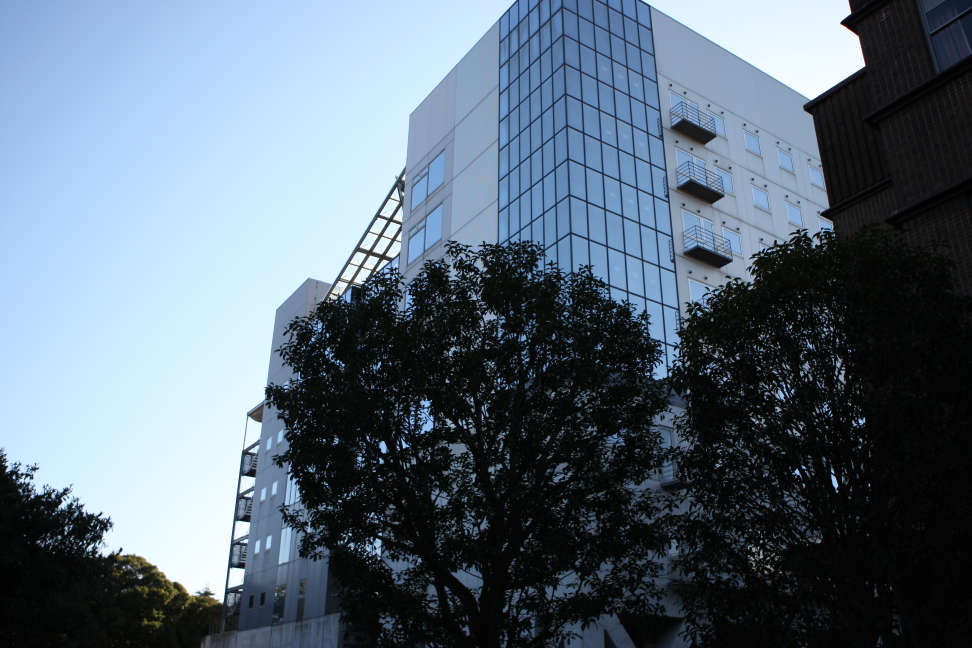
#> input picture HW1/resources/im030.jpg, 3888 x 2592 px (shown at 1/4 size)
$ python f01.py
#> lines starting #> are read from the running program, lines starting #| are printed output that depends on the picture
### HW1/Exercise_1/helper.py
import math
import numpy as np
import cv2


# [4 lines left out: function show_image, not called in this run]


def gamma_function(source_image, alpha):
    return pow(source_image / 255.0, alpha) * 255.0


def logarithm_function(source_image, alpha):
    return np.vectorize(lambda x: (255 * math.log(1 + alpha * x)) / math.log(1 + 255 * alpha))(source_image)

### HW1/Exercise_1/f01.py
import numpy as np
import cv2
from HW1.Exercise_1.helper import gamma_function, logarithm_function, show_image

# read source image
source_image = cv2.imread(filename='../resources/im030.jpg')
#> source_image is the input picture: shape (2592, 3888, 3); mean B, G, R 122.2, 107.8, 92.2

# apply gamma function on source image
result_image = np.array(gamma_function(source_image, alpha=0.5), dtype='uint8')
#> in gamma_function, `return pow(source_image / 255.0, alpha) * 255.0`:
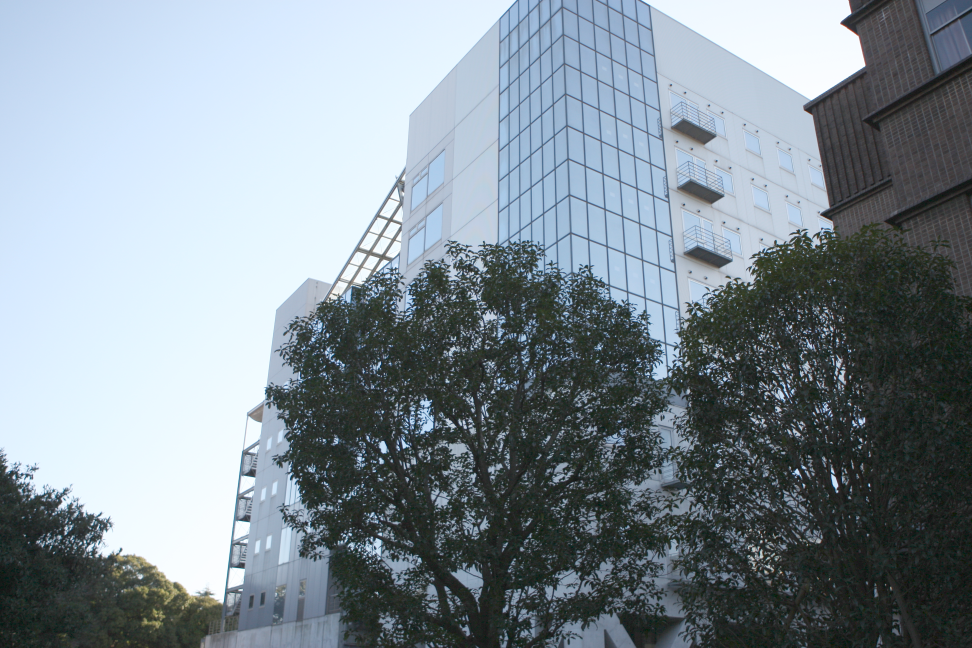
#> returned value: shape (2592, 3888, 3) float64 (shown at 1/4 size); mean of channels 0, 1, 2 150.2, 142, 129.9; drawn as B, G, R

# apply logarithm function on source image
# result_image = np.array(logarithm_function(source_image, alpha=0.6), dtype='uint8')

# # To show result image
# show_image(image=result_image, resize_ratio=0.3)

# To export result image
cv2.imwrite(filename="im01.jpg", img=result_image)

$ run again, with HW1/resources/IMG_2919.JPG copied over HW1/resources/im030.jpg
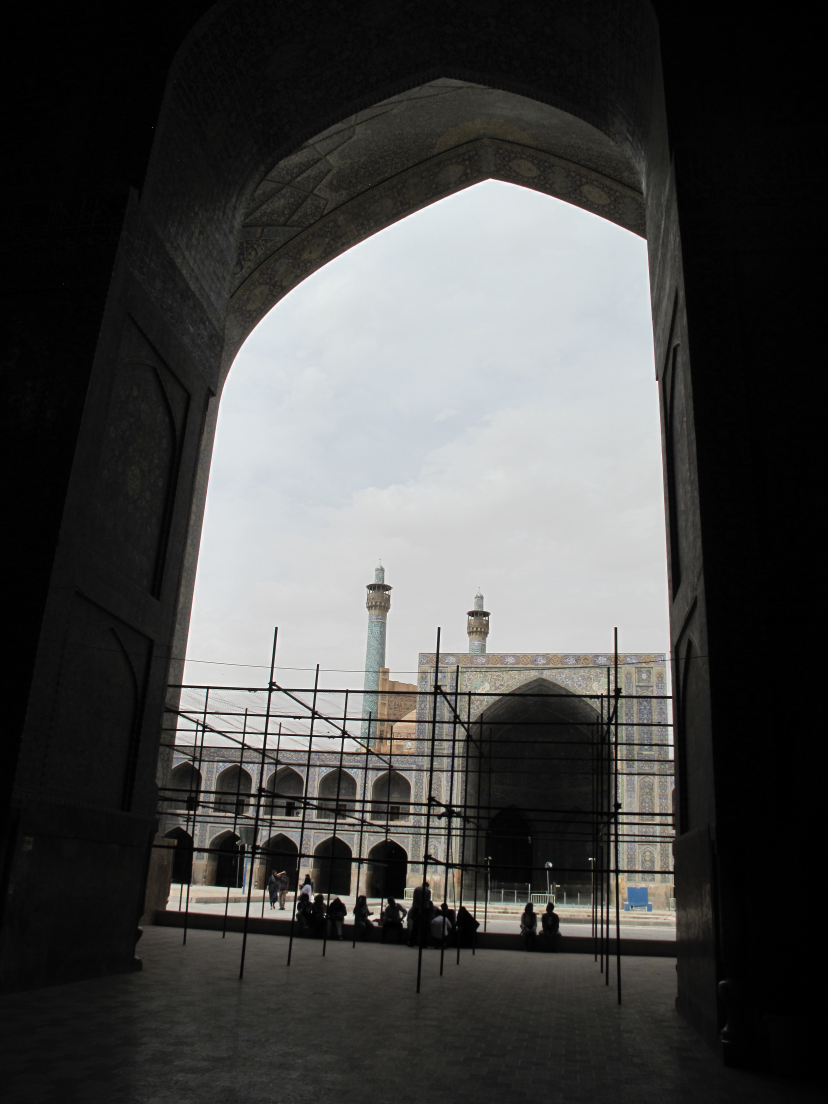
#> input picture HW1/resources/IMG_2919.JPG, 3312 x 4416 px (shown at 1/4 size)
#> source_image is the input picture: shape (4416, 3312, 3); mean B, G, R 70.3, 71.3, 71.3
#> in gamma_function, `return pow(source_image / 255.0, alpha) * 255.0`:
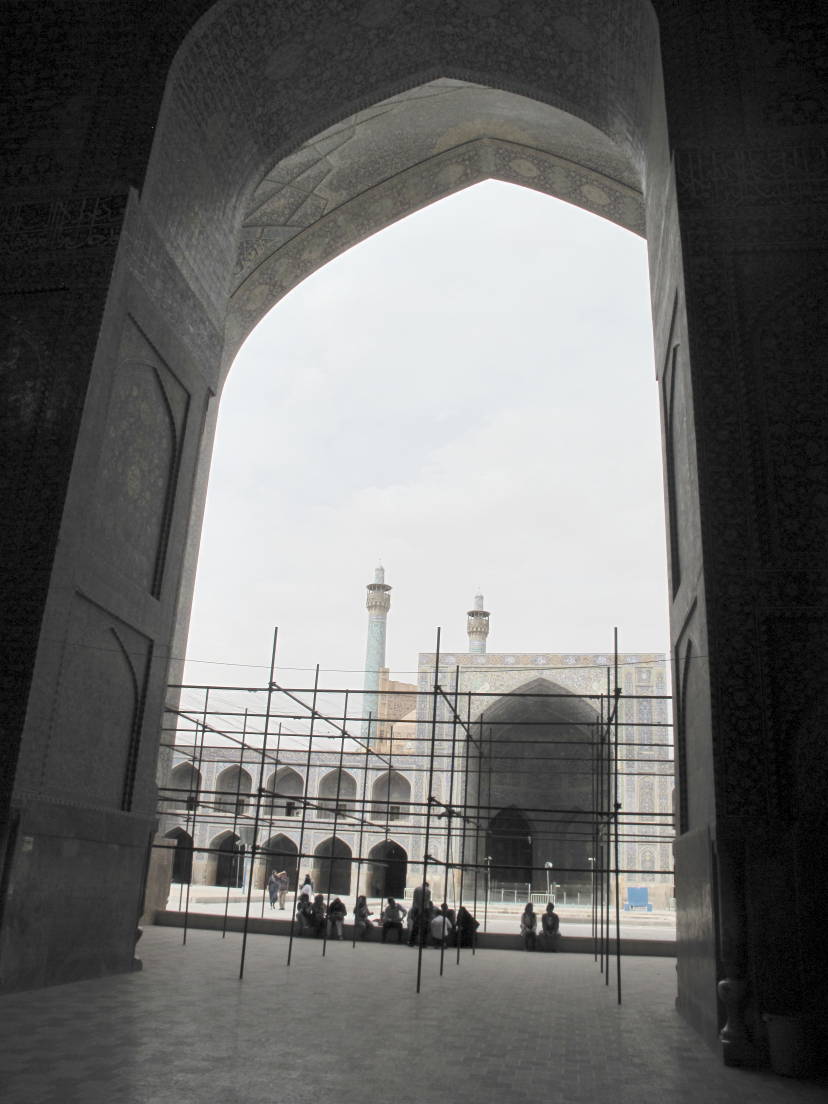
#> returned value: shape (4416, 3312, 3) float64 (shown at 1/4 size); mean of channels 0, 1, 2 106.8, 108, 108.2; drawn as B, G, R
